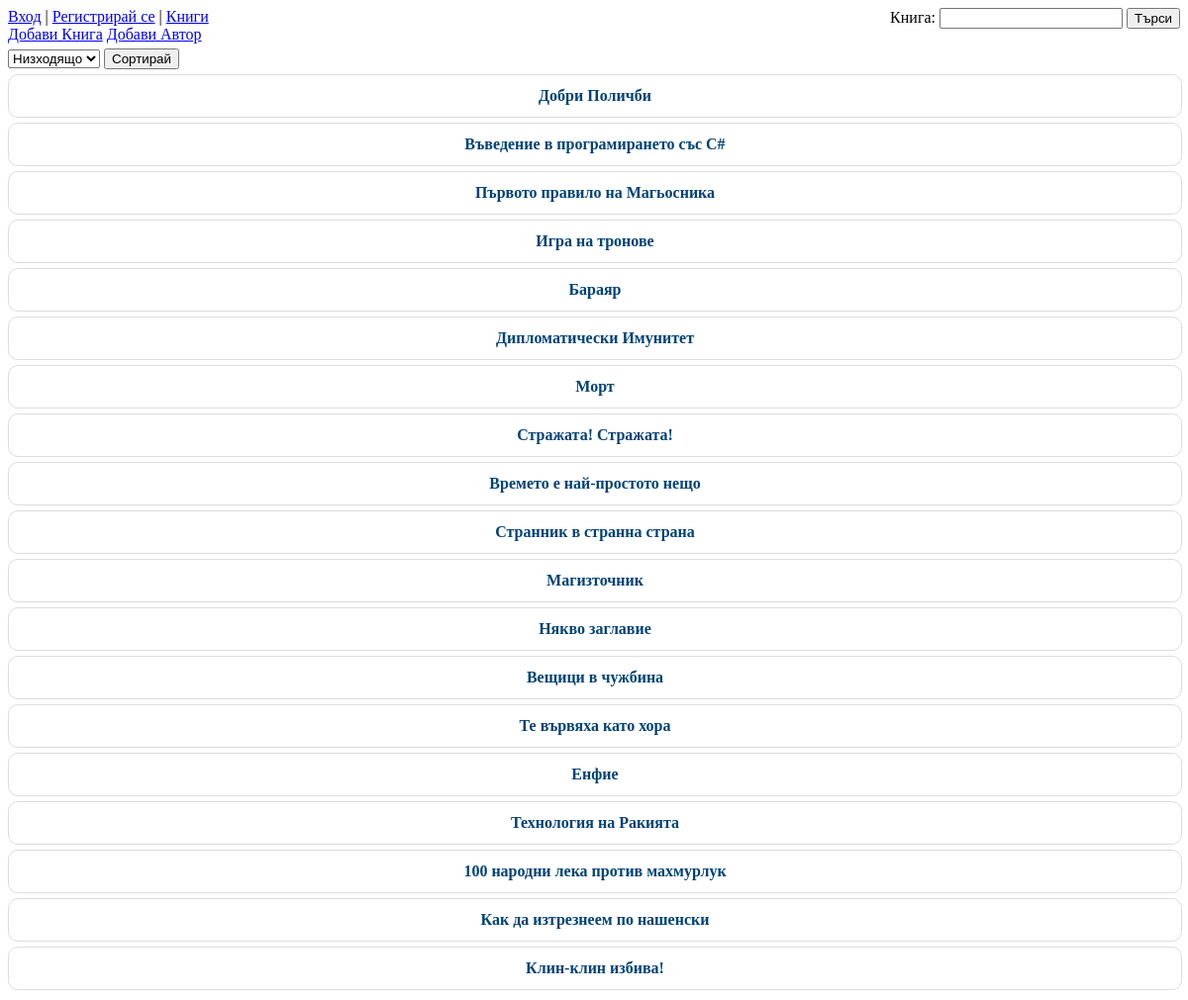
The page / on the database its author committed.
### tables this page shows
CREATE TABLE `books` (
  `book_id` int(11) NOT NULL AUTO_INCREMENT,
  `book_title` varchar(250) NOT NULL,
  `msg_count` int(11) DEFAULT '0',
  PRIMARY KEY (`book_id`),
  UNIQUE KEY `book_id_UNIQUE` (`book_id`)
);

### includes/constants.php (called while the page is built)
<?php
$sortOptions = array('desc' => 'Низходящо', 'asc' => 'Възходящо');

### includes/functions.php (called while the page is built, shortened)
<?php
function sortBooks($query)
{
    $order = "";
    $query .= $order;
    return $query;
}

### includes/print_books.php (the view, shortened to what this page needs)
<ul id="nav">
    <?php
    foreach ($resultArray as $key => $val) {
        ?>
        <li class="wrap">
            <a href="books.php?bookID=<?= $key ?>"><?= $val['book_title'] ?></a>
        </li>
    <?php
    }
    ?>
</ul>

### includes/header.php (shortened to what this page needs)
<?php
include 'functions.php';
if(isset($_SESSION['isLogged'])) {
    echo 'Здравей, '. $_SESSION['username'] .'! ';
    echo '<a href="logout.php">Изход</a>';
    echo ' | ';
    echo '<a href="index.php">Книги</a>';
}
else {
    echo '<a href="login.php">Вход</a>';
    echo ' | ';
    echo '<a href="register.php">Регистрирай се</a>';
    echo ' | ';
    echo '<a href="index.php">Книги</a>';
}
?>
<!doctype html>
<html lang="en-US">
<head>
    <link href="css/styles.css" rel="stylesheet">
</head>
<body>
<form method="POST" name="searchBook" style="float: right">
    Книга: <input type="text" name="bookName">
    <input type="submit" value="Търси" name="search">
</form>
</body>
</html>

### index.php (shortened to what this page needs)
<?php
include 'includes' . DIRECTORY_SEPARATOR . 'header.php';
include 'includes' . DIRECTORY_SEPARATOR . 'constants.php';
$query = 'SELECT books.book_id, books.book_title, books.msg_count, authors.author_id, authors.author_name from books
          LEFT JOIN books_authors on books.book_id = books_authors.book_id
          LEFT JOIN authors on books_authors.author_id = authors.author_id';
$query = sortBooks($query);
$resultArray = array();
$result = mysqli_query($connection, $query);
if ($result) {
    while ($row = mysqli_fetch_assoc($result)) {
        $resultArray[$row['book_id']]['book_title'] = $row['book_title'];
        $resultArray[$row['book_id']]['authors'][$row['author_id']] = $row['author_name'];
        $resultArray[$row['book_id']]['messageCount'] = $row['msg_count'];
    }
}
else {
    echo 'Не мога да покажа данните в този момент!';
}
?>
    <div style="margin-bottom: 5px;">
        <a href="add_book.php">Добави Книга</a>
        <a href="add_author.php">Добави Автор</a>
    </div>
<?php
include 'includes' . DIRECTORY_SEPARATOR . 'sort_form.php';
include 'includes' . DIRECTORY_SEPARATOR . 'print_books.php';
include 'includes' . DIRECTORY_SEPARATOR . 'footer.php';

### includes/sort_form.php (shortened to what this page needs)
<form method="POST" name="sortForm" style="margin-bottom: 5px;">
    <div>
        <select name="sortType">
            <?php
            foreach ($sortOptions as $key => $val) {
                $selected = '';
                echo '<option value="' . $key . '"' . $selected . '>' . $val . '</option>';
            }
            ?>
        </select>
        <input type="submit" value="Сортирай" name="sort">
    </div>
</form>

### css/styles.css (style rules this page uses)
html, ul, li, a, div { font-family: Verdana; margin: 0; padding: 0; }
#nav:before { content:""; display:table; clear:both; }
#nav { margin-top: 5px; list-style:none; margin-bottom:10px; width:100%; }
#nav > li { width: 100%; padding-top:7px; padding-bottom: 7px; text-align: center; border: 1px solid #ddd; border-radius: 10px; margin-bottom: 5px; }
#nav > li > a { display:block; font-weight: bold; padding:5px; color: #004276; text-decoration:none; }

### rows shown on the page
books: book_title "Първото правило на Магьосника"
books: book_title "Игра на тронове"
books: book_title "Бараяр"
books: book_title "Дипломатически Имунитет"
books: book_title "Морт"
books: book_title "Стражата! Стражата!"
books: book_title "Времето е най-простото нещо"
books: book_title "Странник в странна страна"
books: book_title "Магизточник"
books: book_title "Вещици в чужбина"
books: book_title "Те вървяха като хора"
books: book_title "Енфие"
books: book_title "Технология на Ракията"
books: book_title "100 народни лека против махмурлук"
books: book_title "Как да изтрезнеем по нашенски"
books: book_title "Клин-клин избива!"

### other values the page prints
$val['book_title'] "Добри Поличби"
$val['book_title'] "Въведение в програмирането със C#"
$val['book_title'] "Някво заглавие"
form field sortType "Низходящо"
